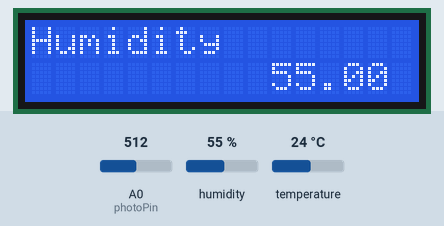
Recording of a sketch running on a simulated Arduino Uno, built with avr-gcc and run on an emulated ATmega328P. On the bench: 16×2 character LCD. The inputs (shaded band) are chosen by the test bench; at power-on: A0 (photoPin) = 512, humidity 55 %, temperature 24 °C. What the sketch prints to the serial monitor is not drawn.

Above: at 1.2 s.
1.3 s: A0 (photoPin) set to 1023
At 11.4 s:
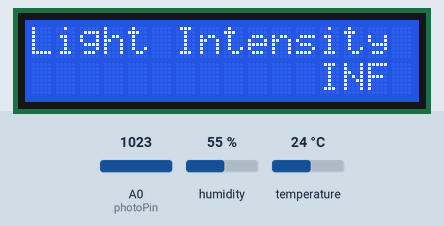
13.3 s: humidity set to 22 %
At 18.9 s:
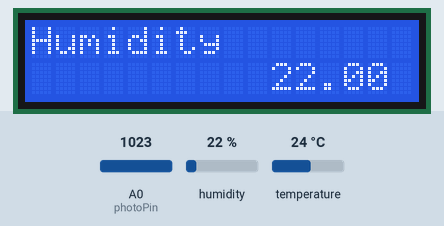
21.8 s: temperature set to 12 °C
At 26.8 s:
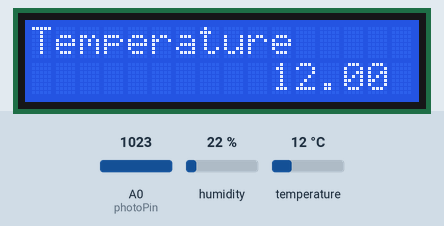
29.9 s: A0 (photoPin) set to 1006
At 35.9 s:
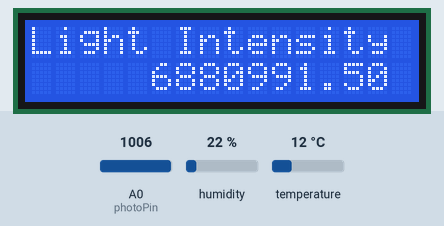
38.0 s: A0 (photoPin) set to 306
At 46.9 s:
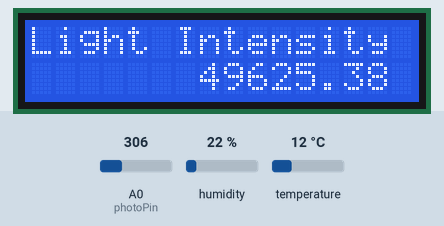
50.0 s: humidity set to 40 %
At 55.6 s:
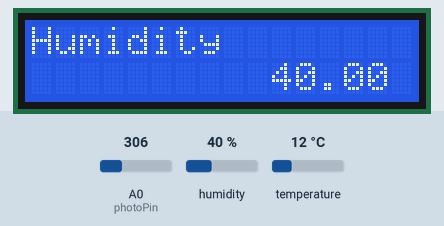
Timing chart, 0 to 57.1 s (numbered marks = the images above; inputs shaded):
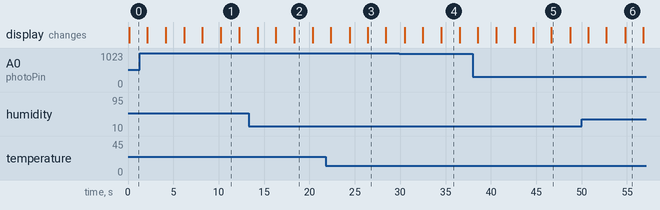

The sketch:

Actuating.ino
```cpp
#include "DHT.h"  // Including the DHT sensor library
#include <LiquidCrystal.h>  // Including the LiquidCrystal library for LCD display

#define DHTPIN 7  // Defining the pin for connecting the DHT sensor
#define DHTTYPE DHT11  // Defining the type of DHT sensor being used

#define VIN 5  // Defining the voltage input pin

int rs = 8;  // Defining LCD pin for RS (Register Select)
int en = 9;  // Defining LCD pin for Enable
int d4 = 10; // Defining LCD pin for data pin 4
int d5 = 11; // Defining LCD pin for data pin 5
int d6 = 12; // Defining LCD pin for data pin 6
int d7 = 13; // Defining LCD pin for data pin 7

LiquidCrystal lcd(rs, en, d4, d5, d6, d7);  // Initializing the LCD object

DHT dht(7, DHT11);  // Initializing the DHT sensor object with pin and type

int photoPin = A0;  // Defining the analog pin for the photoresistor
int width = 15;  // Defining the width for the character buffer

float lux;  // Variable to store light intensity

void setup() {
  Serial.begin(9600);  // Initializing serial communication at 9600 baud
  dht.begin();  // Initializing the DHT sensor
  lcd.begin(16,2);  // Initializing the LCD with 16 columns and 2 rows
}

void loop() {
  float humidity = dht.readHumidity();  // Reading humidity from DHT sensor
  float temperature = dht.readTemperature();  // Reading temperature from DHT sensor
  float lightIntensity = getLightIntensity();  // Reading light intensity from photoresistor

  char buffer1[width + 1];  // Creating character buffer for humidity
  char buffer2[width + 1];  // Creating character buffer for temperature
  char buffer3[width + 1];  // Creating character buffer for light intensity

  dtostrf(humidity, width, 2, buffer1);  // Converting humidity to string and store in buffer1
  dtostrf(temperature, width, 2, buffer2);  // Converting temperature to string and store in buffer2
  dtostrf(lightIntensity, width, 2, buffer3);  // Converting light intensity to string and store in buffer3

  Serial.print("Humidity: ");  // Printing label for humidity
  Serial.print(buffer1);  // Printing humidity value
  Serial.print("%\tTemperature: ");  // Printing label for temperature
  Serial.print(buffer2);  // Printing temperature value
  Serial.print("°C\tLight Intensity: ");  // Printing label for light intensity
  Serial.print(buffer3);  // Printing light intensity value
  Serial.println(" lux");  // Printing units for light intensity
  displayLCD("Humidity", buffer1);  // Displaying humidity on LCD
  delay(2000);  // Delaying for 2 seconds
  displayLCD("Temperature", buffer2);  // Displaying temperature on LCD
  delay(2000);  // Delaying for 2 seconds
  displayLCD("Light Intensity", buffer3);  // Displaying light intensity on LCD
  delay(2000);  // Delaying for 2 seconds
}

float getLightIntensity() {
  int lightReading = analogRead(photoPin);  // Reading analog value from photoresistor
  float voltageOut = float(lightReading) * (VIN / float(1023));  // Converting analog value to voltage
  float RLDR = (4.3 * (VIN - voltageOut)) / voltageOut;  // Calculating resistance of LDR
  float lightIntensity = 500 / (RLDR / 1000);  // Calculating light intensity in lux
  return lightIntensity;  // Returning light intensity value
}

void displayLCD(const char* title, const char* data) {
  lcd.clear();  // Clearing LCD display
  lcd.setCursor(0,0);  // Setting cursor to first column of first row
  lcd.print(title);  // Printing title on LCD
  lcd.setCursor(0,1);  // Setting cursor to first column of second row
  lcd.print(data);  // Printing data on LCD
}
```

Measured:
- the behaviour switches between 1023 and 1022 on A0 (photoPin) (found by bisection; images 3 and 4)
- after the input at 1.3 s, the display: first differs from a run without the input after 8.9 s (image 1)
- after the input at 29.9 s, the display: first differs from a run without the input after 4.6 s (image 4)
- what the display in image 1 shows lasts 2.1 s, from 10.2 s to 12.3 s
- what the display in image 2 shows lasts 2.0 s, from 18.4 s to 20.4 s
